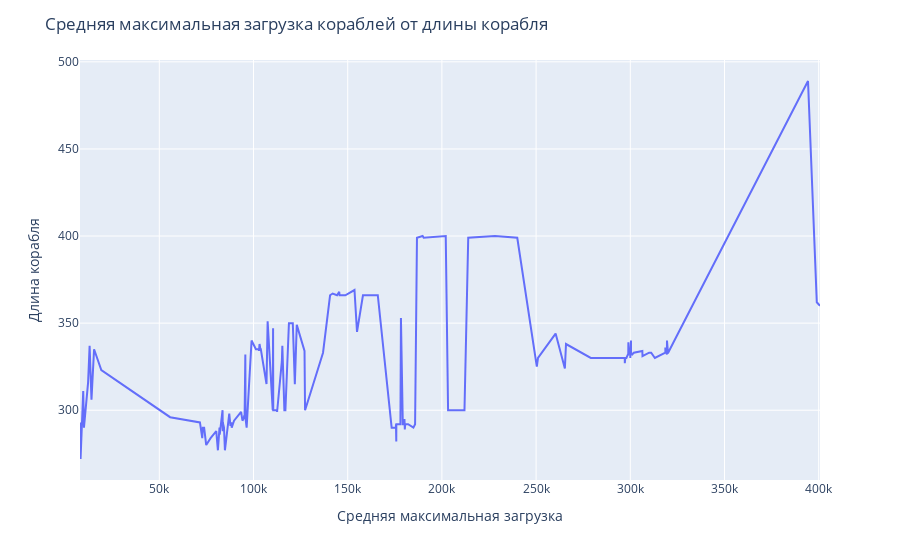

Notebook code cell kept with this figure:
### Code cell
sorted_df = df.sort_values('dwt')
fig = px.line(sorted_df, x="dwt", y="length")
fig.update_layout(
    title="Средняя максимальная загрузка кораблей от длины корабля",
    yaxis_title="Длина корабля",
    xaxis_title="Средняя максимальная загрузка"
)
fig.show()

### Figure 1 — Plotly figure (JSON) as saved in the notebook; plotly's stock layout.template omitted (floating-point values rounded to 4 significant figures; data arrays with more than 128 entries replaced by an {"elided": "..."} marker saying what was removed)
{"data": [{"hovertemplate": "dwt=%{x}<br>length=%{y}<extra></extra>", "legendgroup": "", "line": {"color": "#636efa", "dash": "solid"}, "marker": {"symbol": "circle"}, "mode": "lines", "name": "", "orientation": "v", "showlegend": false, "type": "scatter", "x": {"elided": "200 int values"}, "xaxis": "x", "y": {"elided": "200 int values"}, "yaxis": "y"}], "layout": {"autosize": true, "legend": {"tracegroupgap": 0}, "margin": {"t": 60}, "title": {"text": "Средняя максимальная загрузка кораблей от длины корабля"}, "xaxis": {"anchor": "y", "autorange": true, "domain": [0, 1], "range": [7900, 400694], "title": {"text": "Средняя максимальная загрузка"}, "type": "linear"}, "yaxis": {"anchor": "x", "autorange": true, "domain": [0, 1], "range": [259.9, 501.1], "title": {"text": "Длина корабля"}, "type": "linear"}}}
